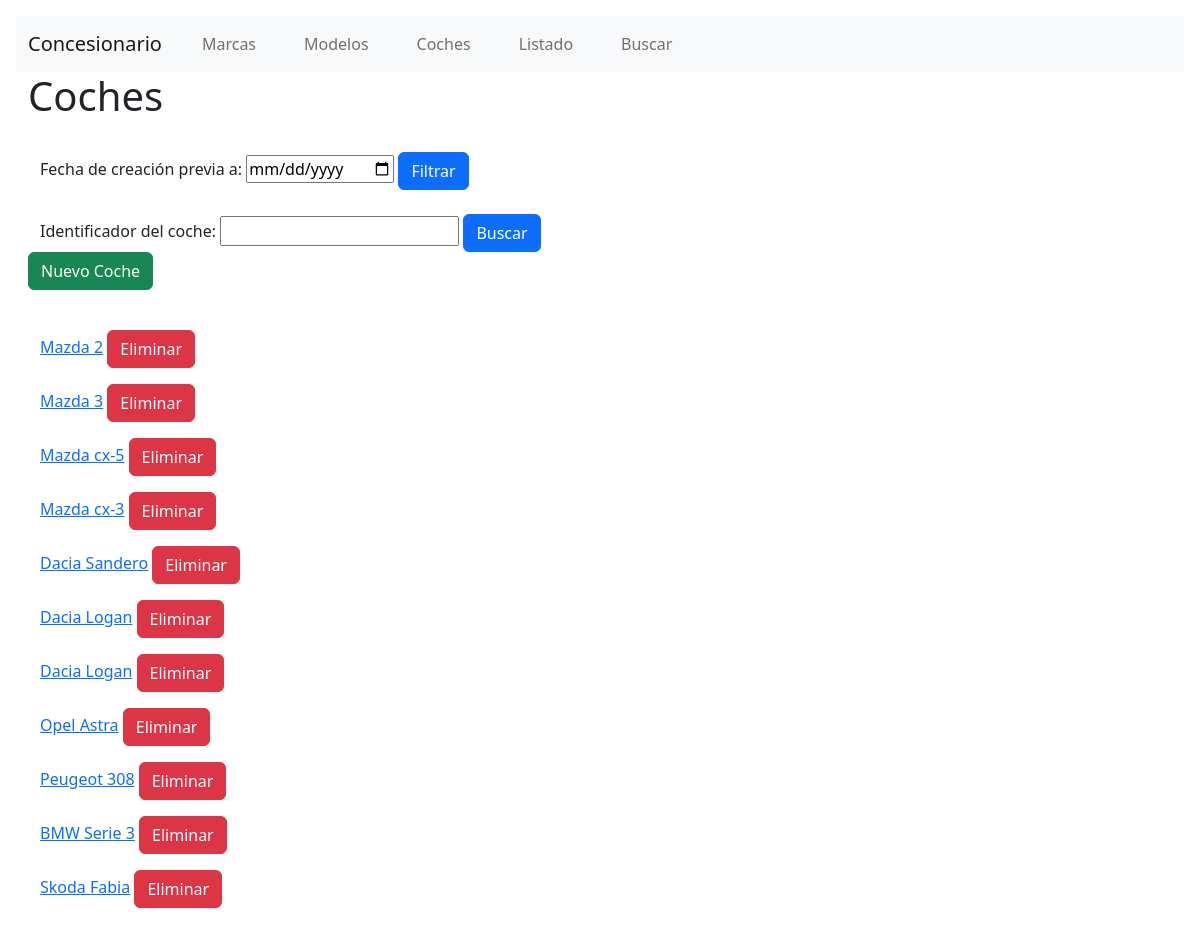
The page /coches/list on the database its author committed.
### catalogo/models.py (models this page shows)
class Coche(models.Model):
    fecha_creacion = models.DateTimeField(default=timezone.now, editable=True)
    marca = models.ForeignKey(Marca, on_delete=models.CASCADE)
    modelo = models.ForeignKey(Modelo, on_delete=models.CASCADE)
    def __str__(self):
        return '%s %s' % (self.marca,self.modelo)
    class Meta:
        ordering = ('marca',)

class Marca(models.Model):
    nombre = models.CharField(max_length=50)
    def __str__(self):
        return self.nombre

class Modelo(models.Model):
    nombre_modelo = models.CharField(max_length=50)
    def __str__(self):
        return self.nombre_modelo

### catalogo/views.py (the view, shortened to what this page needs)
# urls.py: url(r'^coches/list', coches_view, name='coches'),
def coches_view(request, *args, **kargs):
    objetos = Coche.objects.all()
    context = {
        'lista_coches': objetos
    }
    return render(request, "coches.html", context)

### templates/coches.html
{% extends "base.html" %}
{% block content %}
<h1>Coches</h1>
<br/>
<div class="container-fluid">
    <form method="get">
        <div class="form-group">
            <label for="date">Fecha de creación previa a: </h2>
            <input type="date" name="fecha" required />
            <button type="submit" class="btn btn-primary">Filtrar</button>
        </div>
    </form>
</div>
<br/>
<div class="container-fluid">
    <form method="get">
        <div class="form-group">
            <label for="number">Identificador del coche: </h2>
            <input type="number" name="id" required />
            <button type="submit" class="btn btn-primary">Buscar</button>
        </div>
    </form>
</div>
<a class="btn btn-success mb-3" href="coches/nuevo_coche" role="button">Nuevo Coche</a>
<br/>
<br/>
<div class="container-fluid">
{% if lista_coches %}
    {% for obj in lista_coches %}
    <p>
        <a href="coches/{{obj.id}}">{{ obj }}</a>
        <a class="btn btn-danger" href="coches/delete-{{obj.id}}">Eliminar</a>
    </p>
    {% endfor %}
{% else %}
    <h3>No hay resultados para la búsqueda</h3>
{% endif %}
</div>
{% endblock %}

### rows shown on the page
Coche: marca+modelo "Mazda 2"
Coche: marca+modelo "Mazda 3"
Coche: marca+modelo "Mazda cx-5"
Coche: marca+modelo "Mazda cx-3"
Coche: marca+modelo "Dacia Sandero"
Coche: marca+modelo "Dacia Logan"
Coche: marca+modelo "Dacia Logan"
Coche: marca+modelo "Opel Astra"
Coche: marca+modelo "Peugeot 308"
Coche: marca+modelo "BMW Serie 3"
Coche: marca+modelo "Skoda Fabia"
